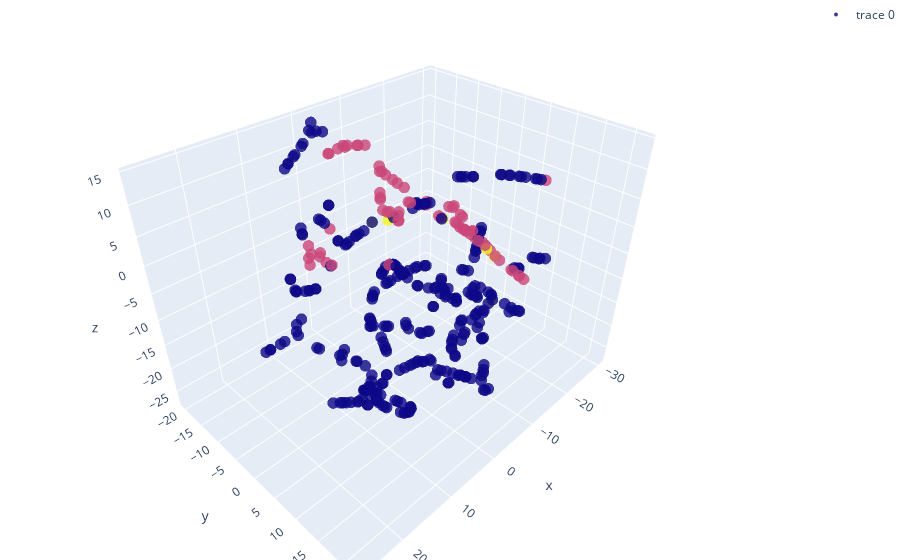

Source (notebook cell):
### Code cell
vis_3d_tsne_interactive(
    dataset = 'toy', 
    mode = 'acc',
    outlier = 1,
    vis_group = true_group,
    vis_representation = 'grad',
    y = 0
)

### Figure 1 — Plotly figure (JSON) as saved in the notebook; plotly's stock layout.template omitted (floating-point values rounded to 4 significant figures; data arrays with more than 128 entries replaced by an {"elided": "..."} marker saying what was removed)
{"data": [{"marker": {"color": {"elided": "376 int values"}, "opacity": 0.8, "size": 4}, "mode": "markers", "type": "scatter3d", "x": {"elided": "376 float values"}, "y": {"elided": "376 float values"}, "z": {"elided": "376 float values"}}], "layout": {"margin": {"b": 0, "l": 0, "r": 0, "t": 0}, "showlegend": true}}
